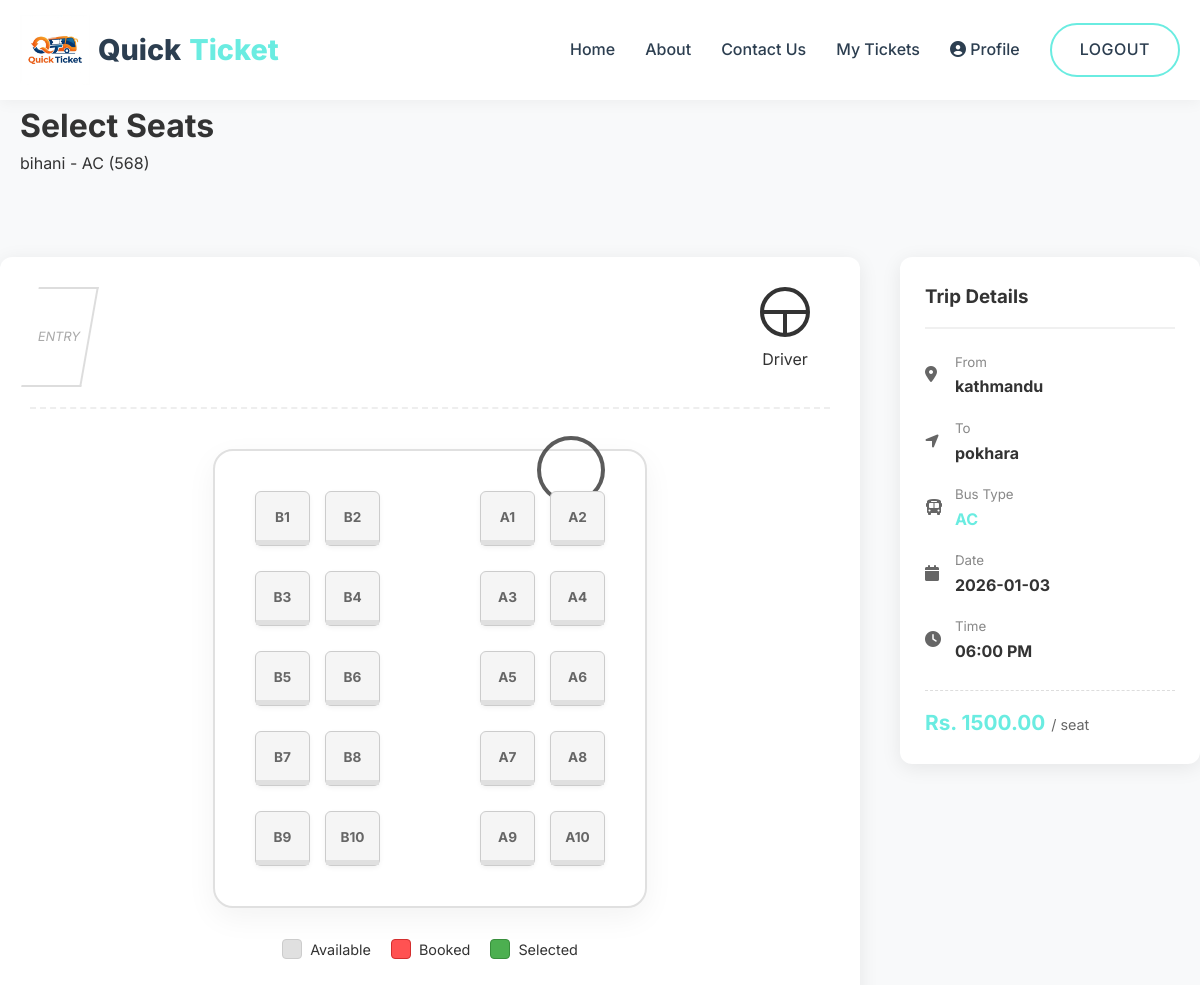
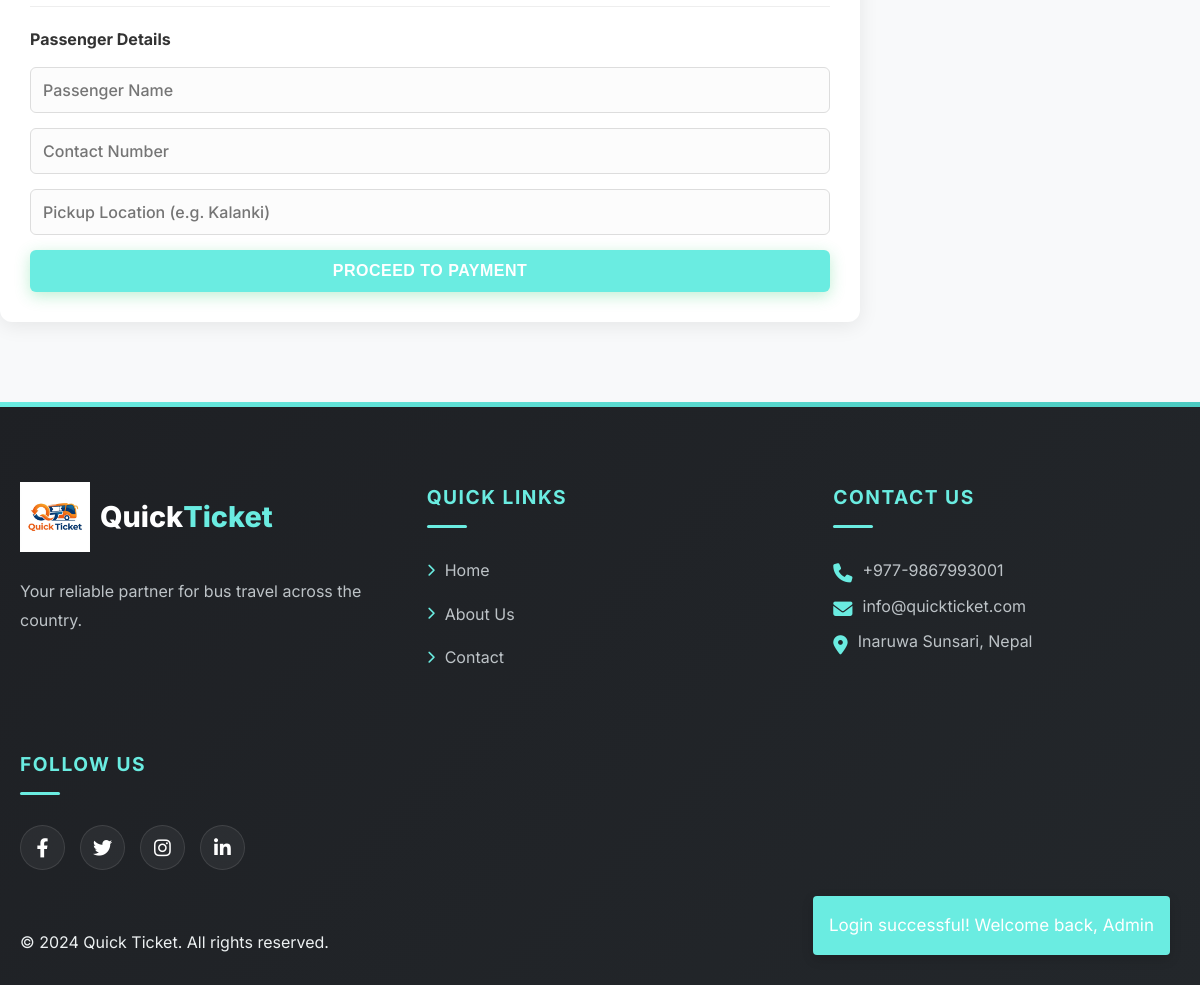
The page /book.php?route_id=1078 (signed in) on the database its author committed (2 pictures, top to bottom).
### tables this page shows
CREATE TABLE `routes` (
  `id` int(6) unsigned NOT NULL AUTO_INCREMENT,
  `bus_id` int(6) unsigned DEFAULT NULL,
  `source` varchar(100) NOT NULL,
  `destination` varchar(100) NOT NULL,
  `departure_date` date NOT NULL,
  `departure_time` time NOT NULL,
  `price` decimal(10,2) NOT NULL,
  `created_at` timestamp NOT NULL DEFAULT current_timestamp(),
  PRIMARY KEY (`id`),
  KEY `bus_id` (`bus_id`),
  CONSTRAINT `routes_ibfk_1` FOREIGN KEY (`bus_id`) REFERENCES `buses` (`id`)
);

CREATE TABLE `buses` (
  `id` int(6) unsigned NOT NULL AUTO_INCREMENT,
  `bus_name` varchar(100) NOT NULL,
  `bus_number` varchar(50) NOT NULL,
  `bus_type` varchar(50) NOT NULL,
  `total_seats` int(3) NOT NULL,
  `created_at` timestamp NOT NULL DEFAULT current_timestamp(),
  PRIMARY KEY (`id`)
);

### book.php (the view, shortened to what this page needs)
<?php
include 'includes/header.php';
$route_id = $_GET['route_id'];
$route_query = "SELECT r.*, b.bus_name, b.total_seats, b.bus_number, b.bus_type
                FROM routes r
                JOIN buses b ON r.bus_id = b.id
                WHERE r.id = $route_id";
$route_result = $conn->query($route_query);
$route = $route_result->fetch_assoc();
$booked_seats = [];
?>
<div class="page-header">
    <div class="container">
        <h1>Select Seats</h1>
        <p><?php echo $route['bus_name']; ?> - <?php echo $route['bus_type']; ?> (<?php echo $route['bus_number']; ?>)</p>
    </div>
</div>
<div class="container section-padding">
    <div class="booking-container">
        <div class="seat-layout">
            <div class="bus-front">
                <div class="entry-door">
                    ENTRY
                </div>
                <div class="driver-cabin">
                    <div class="steering-wheel">
                        <div style="position: absolute; top: 50%; left: 50%; width: 4px; height: 50%; background: #333; transform: translateX(-50%);"></div>
                    </div>
                    <span>Driver</span>
                </div>
            </div>
            <div style="display: flex; flex-direction: column; gap: 10px;">
                <form method="POST" action="payment.php">
                <div class="seats-bus-container">
                    <?php
                    $total_seats = $route['total_seats'];
                    $columns_side_A = 2;
                    $columns_side_B = 2;
                    $seat_type_class = 'type-standard';
                    $seats_per_row = $columns_side_A + $columns_side_B;
                    $total_rows = ceil($total_seats / $seats_per_row);
                    for($row = 1; $row <= $total_rows; $row++) {
                        echo "<div class='bus-row'>";
                        echo "<div class='seat-group side-b'>";
                        for($col = 1; $col <= $columns_side_B; $col++) {
                            $seat_num_B = ($row - 1) * $columns_side_B + $col;
                            $seat_label = "B" . $seat_num_B;
                            $is_booked = in_array($seat_label, $booked_seats);
                            echo "<label class='seat-wrapper " . ($seat_type_class == 'type-sofa' ? 'is-sofa' : '') . "'>";
                            echo "<div class='seat-shape $seat_type_class " . ($is_booked ? 'booked' : '') . "'>";
                            echo "<span class='seat-number'>$seat_label</span>";
                            echo "</div>";
                            echo "</label>";
                        }
                        echo "</div>";
                        echo "<div class='seat-group side-a'>";
                        for($col = 1; $col <= $columns_side_A; $col++) {
                            $seat_num_A = ($row - 1) * $columns_side_A + $col;
                            $seat_label = "A" . $seat_num_A;
                            $is_booked = in_array($seat_label, $booked_seats);
                            echo "<label class='seat-wrapper " . ($seat_type_class == 'type-sofa' ? 'is-sofa' : '') . "'>";
                            echo "<div class='seat-shape $seat_type_class " . ($is_booked ? 'booked' : '') . "'>";
                            echo "<span class='seat-number'>$seat_label</span>";
                            echo "</div>";
                            echo "</label>";
                        }
                        echo "</div>";
                        echo "</div>";
                    }
                    ?>
                </div>
                <div class="legend" style="display: flex; gap: 20px; justify-content: center; margin-top: 30px; font-size: 0.9rem;">
                    <div style="display: flex; align-items: center; gap: 8px;"><div style="width: 20px; height: 20px; background: #e0e0e0; border: 1px solid #ccc; border-radius: 4px;"></div> Available</div>
                    <div style="display: flex; align-items: center; gap: 8px;"><div style="width: 20px; height: 20px; background: #ff5252; border: 1px solid #d32f2f; border-radius: 4px;"></div> Booked</div>
                    <div style="display: flex; align-items: center; gap: 8px;"><div style="width: 20px; height: 20px; background: #4caf50; border: 1px solid #388e3c; border-radius: 4px;"></div> Selected</div>
                </div>
                <div class="booking-summary" style="margin-top: 30px; border-top: 1px solid #eee; padding-top: 20px;">
                    <h4 style="margin-bottom: 15px;">Passenger Details</h4>
                    <div class="form-group" style="margin-bottom: 15px;">
                        <input type="text" name="passenger_name" class="form-control" placeholder="Passenger Name" required style="width: 100%; padding: 12px; border: 1px solid #ddd; border-radius: 6px;">
                    </div>
                    <div class="form-group" style="margin-bottom: 15px;">
                        <input type="tel" name="contact_number" class="form-control" placeholder="Contact Number" required style="width: 100%; padding: 12px; border: 1px solid #ddd; border-radius: 6px;">
                    </div>
                    <div class="form-group" style="margin-bottom: 15px;">
                        <input type="text" name="pickup_location" class="form-control" placeholder="Pickup Location (e.g. Kalanki)" required style="width: 100%; padding: 12px; border: 1px solid #ddd; border-radius: 6px;">
                    </div>
                    <button type="submit" class="btn btn-primary" style="width: 100%; padding: 12px; font-weight: bold; background: var(--primary-color); border: none; border-radius: 6px; cursor: pointer;">Proceed to Payment</button>
                </div>
                </form>
            </div>
        </div>
        <div class="booking-details">
            <h3 style="border-bottom: 2px solid #f0f0f0; padding-bottom: 15px; margin-bottom: 20px;">Trip Details</h3>
            <ul style="margin-top: 20px; list-style: none;">
                <li style="margin-bottom: 15px; display: flex; align-items: center;"><i class="fas fa-map-marker-alt" style="width: 30px; color: #666;"></i> <div><small style="color: #888">From</small><br><strong><?php echo $route['source']; ?></strong></div></li>
                <li style="margin-bottom: 15px; display: flex; align-items: center;"><i class="fas fa-location-arrow" style="width: 30px; color: #666;"></i> <div><small style="color: #888">To</small><br><strong><?php echo $route['destination']; ?></strong></div></li>
                <li style="margin-bottom: 15px; display: flex; align-items: center;"><i class="fas fa-bus" style="width: 30px; color: #666;"></i> <div><small style="color: #888">Bus Type</small><br><strong style="color: var(--primary-color); text-transform: uppercase;"><?php echo $route['bus_type']; ?></strong></div></li>
                <li style="margin-bottom: 15px; display: flex; align-items: center;"><i class="fas fa-calendar" style="width: 30px; color: #666;"></i> <div><small style="color: #888">Date</small><br><strong><?php echo $route['departure_date']; ?></strong></div></li>
                <li style="margin-bottom: 15px; display: flex; align-items: center;"><i class="fas fa-clock" style="width: 30px; color: #666;"></i> <div><small style="color: #888">Time</small><br><strong><?php echo date('h:i A', strtotime($route['departure_time'])); ?></strong></div></li>
                <li style="margin-top: 25px; padding-top: 15px; border-top: 1px dashed #ddd; font-size: 1.3rem; color: var(--primary-color);"><strong>Rs. <?php echo $route['price']; ?></strong> <small style="font-size: 0.9rem; color: #666;">/ seat</small></li>
            </ul>
        </div>
    </div>
</div>
<?php include 'includes/footer.php'; ?>

### assets/css/style.css (style rules this page uses)
* { margin: 0; padding: 0; box-sizing: border-box; }
body { font-family: 'Inter', -apple-system, BlinkMacSystemFont, "Segoe UI", Roboto, sans-serif; color: var(--text-color); line-height: 1.6; background-color: var(--light-bg); }
ul { list-style: none; }
.container { max-width: 1200px; margin: 0 auto; padding: 0 20px; }
.btn { display: inline-block; padding: 12px 28px; border-radius: 50px; font-weight: 600; cursor: pointer; border: none; font-size: 1rem; transition: var(--transition); text-transform: uppercase; letter-spacing: 0.5px; }
.btn-primary { background-color: var(--primary-color); color: var(--white); box-shadow: 0 4px 15px rgba(46, 204, 113, 0.3); }
.section-padding { padding: 80px 0; }
.form-group { position: relative; }
.form-group input, .form-group select { width: 100%; padding: 15px; border: 2px solid #edf2f7; border-radius: 12px; font-family: inherit; font-size: 1rem; font-weight: 500; color: var(--secondary-color); transition: var(--transition); background-color: #fcfcfc; }
.booking-container { display: flex; gap: 40px; flex-wrap: wrap; align-items: flex-start; }
.seat-layout { flex: 1; min-width: 300px; background: #fff; padding: 30px; border-radius: 12px; box-shadow: 0 4px 20px rgba(0, 0, 0, 0.08); }
.booking-details { width: 300px; background: #fff; padding: 25px; border-radius: 12px; box-shadow: 0 4px 20px rgba(0, 0, 0, 0.08); position: sticky; top: 90px; align-self: flex-start; }
.bus-front { display: flex; justify-content: space-between; margin-bottom: 40px; border-bottom: 2px dashed #eee; padding-bottom: 20px; }
.entry-door { width: 60px; height: 100px; border: 2px solid #ddd; border-left: none; transform: skew(-10deg); display: flex; align-items: center; justify-content: center; color: #aaa; font-size: 0.8rem; }
.driver-cabin { text-align: center; padding-right: 20px; }
.steering-wheel { width: 50px; height: 50px; border: 4px solid #333; border-radius: 50%; position: relative; margin: 0 auto 10px; }

### book.php (style rules this page uses)
.seats-bus-container { display: flex; flex-direction: column; gap: 25px; padding: 40px; background: #fff; border: 2px solid #e0e0e0; border-radius: 20px; width: fit-content; margin: 0 auto; box-shadow: 0 10px 30px rgba(0,0,0,0.05); position: relative; }
.seats-bus-container::before { content: ''; position: absolute; top: -15px; right: 40px; width: 60px; height: 60px; background: url('assets/images/steering-wheel.png') no-repeat center/contain; border: 4px solid #333; border-radius: 50%; opacity: 0.8; }
.bus-row { display: flex; justify-content: space-between; gap: 50px; align-items: center; }
.seat-group { display: flex; gap: 15px; }
.seat-wrapper { display: block; position: relative; width: 55px; height: 55px; }
.seat-shape { width: 100%; height: 100%; background: #f5f5f5; border: 1px solid #ccc; display: flex; align-items: center; justify-content: center; cursor: pointer; font-weight: bold; color: #666; transition: all 0.3s ease; position: relative; z-index: 1; font-size: 0.85rem; box-shadow: 0 2px 5px rgba(0,0,0,0.05); }
.seat-shape.type-standard { border-radius: 6px; }
.seat-shape.type-standard::before { content: ''; position: absolute; bottom: 0; width: 100%; height: 5px; background: #e0e0e0; }

### rows shown on the page
routes: bus.bus_name "bihani", bus.bus_type "AC", bus.bus_number "568", source "kathmandu", destination "pokhara", departure_date "2026-01-03", departure_time "06:00 PM", price "1500.00"

### other values the page prints
$_SESSION['flash_msg'] "Login successful! Welcome back, Admin"
$seat_label "B1"
$seat_label "B2"
$seat_label "A1"
$seat_label "A2"
$seat_label "B3"
$seat_label "B4"
$seat_label "A3"
$seat_label "A4"
$seat_label "B5"
$seat_label "B6"
$seat_label "A5"
$seat_label "A6"
$seat_label "B7"
$seat_label "B8"
